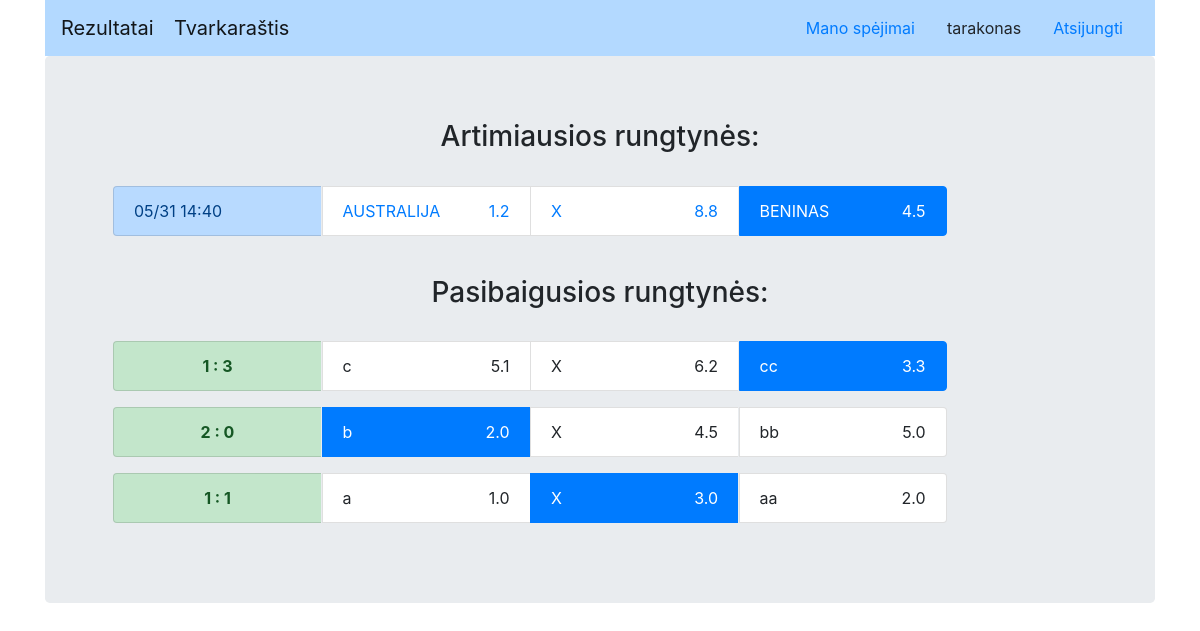
Page /account/home (signed in) on the committed database.
### apas/models.py (models this page shows, shortened)
class Rungtynes(models.Model):
    komanda1 = models.CharField(max_length=100)
    komanda2 = models.CharField(max_length=100)
    kofas1 = models.FloatField(default=0)
    kofas2 = models.FloatField(default=0)
    kofasx = models.FloatField(default=0)
    data = models.DateTimeField(default=timezone.now())
    prasidejo = models.BooleanField(default=False)
    baigtis = models.CharField(max_length=2, default='NA')
    rezultatas = models.CharField(max_length=5, default=' : ')

### apas/views.py (the view)
# urls.py: path('account/home', views.account_home, name='account_home'),
@login_required(login_url='../sign_in/')
def account_home(request):
    sarasas = []
    rungtynes = Rungtynes.objects.order_by('data')
    update_rungtynes(rungtynes)
    zaidejas = Zaidejas.objects.get(user_id=request.user.id)
    stavkes = Stavke.objects.filter(zaidejas=zaidejas, laimeta=False)
    update_stavke(stavkes)
    for i in rungtynes:
        try:
            sarasas.append((i, Stavke.objects.get(zaidejas=zaidejas, rungtynes=i)))
        except:
            sarasas.append((i, Stavke()))
    return render(request, 'account/home.html', {'sarasas': sarasas})

### apas/views.py (called while the page is built, shortened)
def update_rungtynes(rungtynes):
    for rungtyne in rungtynes:
        if rungtyne.prasidejo == False:
            if rungtyne.data < timezone.now():
                rungtyne.prasidejo = True
                rungtyne.save()

def update_stavke(stavkes):
    for stavke in stavkes:
        baigtis = stavke.rungtynes.baigtis

### apas/templates/account/home.html
{% extends 'base.html' %}
{% block page %}
<div class="jumbotron">
<h3 style="text-align:center">Artimiausios rungtynės:</h3>
<br>
{% for rungtyne, stavke in sarasas %}
{% if rungtyne.prasidejo == False %}
<ul class="list-group-horizontal">
  <li class="list-group-item list-group-item-primary">{{ rungtyne.data|date:"m/d H:i" }}</li>
  <a href="{% url 'pasirinkimas' id=rungtyne.id pasirinkimas='1' %}" class="list-group-item {% if stavke.pasirinkimas == '1' %} active {% endif %}">
    {{ rungtyne.komanda1 }}<span style="float: right">{{ rungtyne.kofas1 }}</span></a>
  <a href="{% url 'pasirinkimas' id=rungtyne.id pasirinkimas='x' %}" class="list-group-item {% if stavke.pasirinkimas == 'x' %} active {% endif %}">
    X<span style="float: right">{{ rungtyne.kofasx }}</span></a>
  <a href="{% url 'pasirinkimas' id=rungtyne.id pasirinkimas='2' %}" class="list-group-item {% if stavke.pasirinkimas == '2' %} active {% endif %}">
    {{ rungtyne.komanda2 }}<span style="float: right">{{ rungtyne.kofas2 }}</span></a>
</ul>
{% endif %}
{% endfor %}
<br>
<h3 style="text-align:center">Pasibaigusios rungtynės:</h3>
<br>
{% for rungtyne, stavke in sarasas reversed %}
{% if rungtyne.prasidejo == True %}
<ul class="list-group-horizontal">
  <li class="list-group-item {% if stavke.laimeta == True %} list-group-item-success {% else %} list-group-item-danger {% endif %} text-center">
    <b>{{ rungtyne.rezultatas }}</b></li>
  <li class="list-group-item {% if stavke.pasirinkimas == '1' %} active {% endif %}">
    {{ rungtyne.komanda1 }}<span style="float: right">{{ rungtyne.kofas1 }}</span></li>
  <li class="list-group-item {% if stavke.pasirinkimas == 'x' %} active {% endif %}">
    X<span style="float: right">{{ rungtyne.kofasx }}</span></li>
  <li class="list-group-item {% if stavke.pasirinkimas == '2' %} active {% endif %}">
    {{ rungtyne.komanda2 }}<span style="float: right">{{ rungtyne.kofas2 }}</span></li>
</ul>
{% endif %}
{% endfor %}
</div>
{% endblock %}

### apas/templates/base.html (shortened to what this page needs)
{% load staticfiles %}
<!DOCTYPE html>
<html lang="en" dir="ltr">
  <head>
    <link rel="stylesheet" href="{% static 'css/base.css' %}">
    <link rel="stylesheet" href="https://stackpath.bootstrapcdn.com/bootstrap/4.1.0/css/bootstrap.min.css">
  </head>
  <body>
    <div class="container">
      <nav class="navbar navbar-light" style="background-color: #b3d9ff;">
        <div class="navbar-header">
          <a class="navbar-brand" href="{% url 'index' %}">Rezultatai</a>
          <a class="navbar-brand" href="{% url 'tvarkarastis' %}">Tvarkaraštis</a>
        </div>
        <ul class="nav">
          {% if user.is_authenticated %}
          <li class="nav-item"><a class="nav-link" href="{% url 'account_home' %}">Mano spėjimai</a></li>
          <li class="nav-item"><a class="nav-link" >{{ user.username }}</a></li>
          <li class="nav-item"><a class="nav-link" href="{% url 'sign_out' %}">Atsijungti</a></li>
          {% else %}
          <li class="nav-item"><a class="nav-link" href="{% url 'sign_up'%}">Registruotis</a></li>
          <li class="nav-item"><a class="nav-link" href="{% url 'sign_in' %}">Prisijungti</a></li>
          {% endif %}
        </ul>
      </nav>
      {% block page %}{% endblock %}
    </div>
  </body>
</html>

### apas/static/css/base.css (style rules this page uses)
.list-group-horizontal .list-group-item { display: inline-block; width: 13rem; }
.list-group-horizontal .list-group-item { margin-bottom: 0; margin-left:-4px; margin-right: 0; border-right-width: 0; }
.list-group-horizontal .list-group-item:first-child { border-top-right-radius:0; border-bottom-left-radius:4px; }
.list-group-horizontal .list-group-item:last-child { border-top-right-radius:4px; border-bottom-left-radius:0; border-right-width: 1px; }

### rows in the picture
Rungtynes: data "05/31 14:40", komanda1 "AUSTRALIJA", kofas1 "1.2", kofasx "8.8", komanda2 "BENINAS", kofas2 "4.5"
Rungtynes: rezultatas "1 : 3", komanda1 "c", kofas1 "5.1", kofasx "6.2", komanda2 "cc", kofas2 "3.3"
Rungtynes: rezultatas "2 : 0", komanda1 "b", kofas1 "2.0", kofasx "4.5", komanda2 "bb", kofas2 "5.0"
Rungtynes: rezultatas "1 : 1", komanda1 "a", kofas1 "1.0", kofasx "3.0", komanda2 "aa", kofas2 "2.0"

### other values in the picture
{{ user.username }} "tarakonas"
